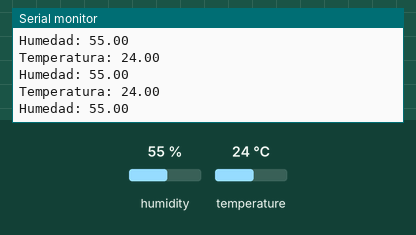
Bench run of a sketch on a simulated Arduino Uno, built with avr-gcc and run on an emulated ATmega328P. Shown: the last lines printed to the serial monitor. Inputs (shaded band) come from the test bench; at power-on: humidity 55 %, temperature 24 °C. No radio packets arrive unless stated.

Above: at 2.8 s.
2.9 s: humidity set to 22 %
At 5.5 s:
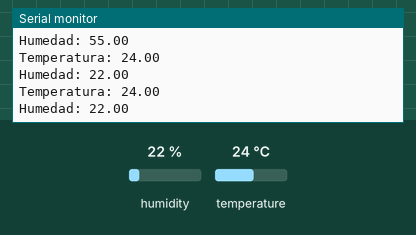
5.6 s: temperature set to 12 °C
At 6.9 s:
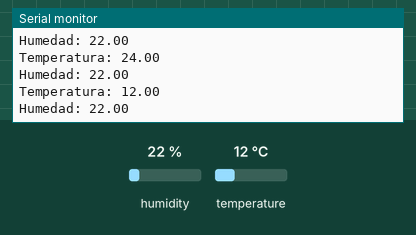
8.3 s: humidity set to 40 %
At 11.0 s:
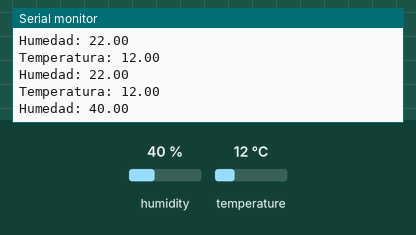
Timing chart, 0 to 12.5 s (numbered marks = the images above; inputs shaded):
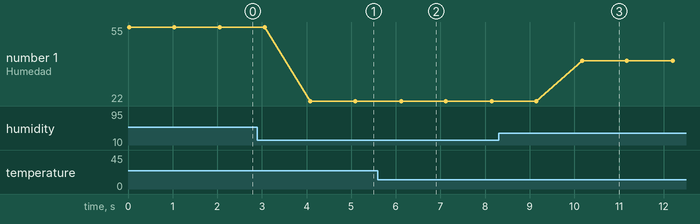

Measured:
- after the input at 2.9 s, the serial monitor: prints a new line after 1.2 s (image 1)
- after the input at 5.6 s, the serial monitor: prints a new line after 0.51 s (image 2)
- after the input at 8.3 s, the serial monitor: prints a new line after 1.9 s (image 3)
- plotted number 1: 55 → 22 after the input at 2.9 s, 22 → 40 after the input at 8.3 s

The sketch:

Transmisor.ino
```cpp
#include <SPI.h>
#include <RF24.h>
#include <Adafruit_Sensor.h>
#include <DHT.h>

RF24 radio(9, 10); // CE, CSN
DHT dht(7, DHT11);

struct DataPacket {
  float temperature;
  float humidity;
};

void setup() {
  Serial.begin(115200);
  radio.begin();
  radio.openWritingPipe(0xF0F0F0F0E1LL); // Dirección del canal de comunicación
  dht.begin();
}

void loop() {
  DataPacket dataPacket;
  dataPacket.temperature = dht.readTemperature();
  dataPacket.humidity = dht.readHumidity();

  Serial.print("Temperatura: ");
  Serial.println(dataPacket.temperature);
  Serial.print("Humedad: ");
  Serial.println(dataPacket.humidity);

  radio.write(&dataPacket, sizeof(dataPacket)); // Envía el paquete de datos al receptor
  delay(1000); // Espera 1 segundo antes de enviar el siguiente paquete
}
```
